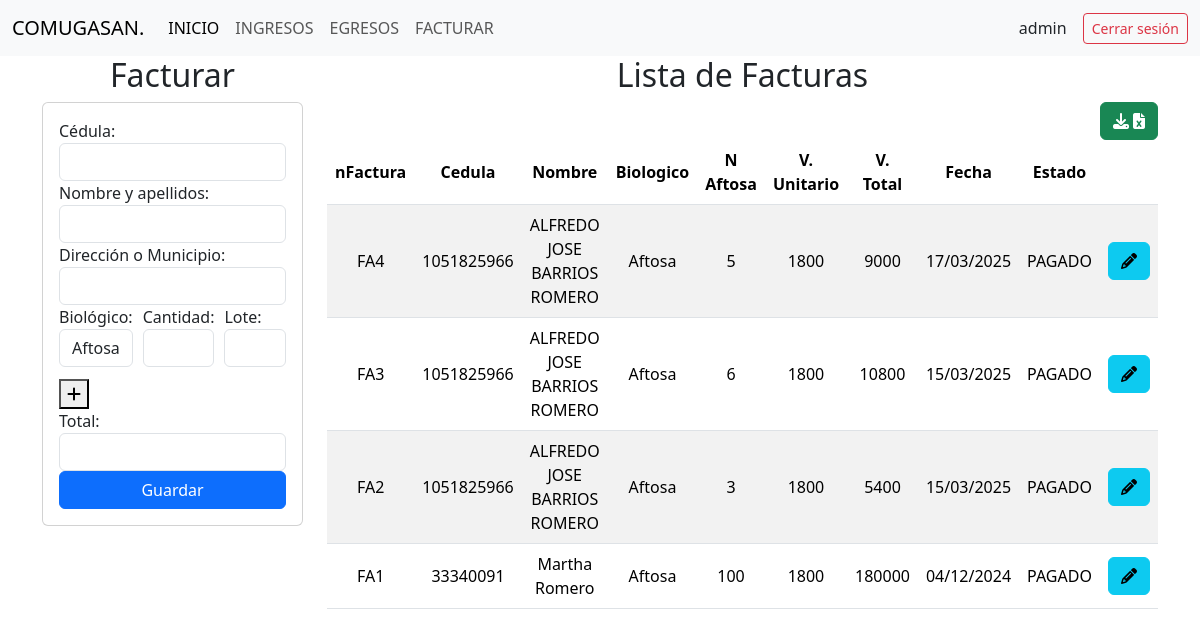
The app's page /facturar/ (signed in) with its own data.
### comite/models.py (models this page shows, shortened)
class Facturar(models.Model):
    nFactura= models.CharField(max_length=10, primary_key=True, editable=False)
    infoAftosa = models.ForeignKey(Biologicos, on_delete=models.CASCADE,null=True,related_name='info_aftosa')
    infoCepa = models.ForeignKey(Biologicos, on_delete=models.CASCADE,null=True,related_name='info_cepa')
    usuario = models.ForeignKey(Usuarios, on_delete=models.CASCADE,null=True)
    cantidad_aftosa = models.IntegerField(default=0)
    cantidad_cepa19 = models.IntegerField(default=0)
    cantidad_total = models.JSONField()
    biologico = models.JSONField()
    lote = models.JSONField()
    laboratorio = models.JSONField()
    valor_total = models.BigIntegerField(default=0)
    valor_pagado = models.IntegerField(default=0)
    valor_pendiente = models.IntegerField(default=0)
    fecha = models.DateTimeField(auto_now_add=True,editable=False)
    estatus = models.CharField(max_length=20,default='PENDIENTE', )

class Usuarios(models.Model):
    cedula = models.IntegerField(primary_key=True)
    nombre_completo = models.CharField(max_length=100)
    direccion = models.CharField(max_length=255)

class Biologicos(models.Model):
    nombre = models.CharField(max_length=100)
    descripcion = models.TextField(max_length=200)
    valorUnidad = models.IntegerField()

### comite/views.py (the view)
# urls.py: path('facturar/',views.facturar),
@login_required
def facturar(request):
    factura = Facturar.objects.all()
    precios_biologicos = {biologico.nombre: biologico.valorUnidad for biologico in Biologicos.objects.all()}
    factura_invertida = []
    for i in factura[::-1]:
        factura_invertida.append(i)
    return render(request,"facturar/facturas.html",{"facturas":factura_invertida,"precios_biologicos": precios_biologicos})

### comite/templates/facturar/facturas.html (shortened to what this page needs)
{% extends "base.html" %}
{% load static %}
{% block body %}
<div class="row">
    <div class=" col-sm-12 col-md-6 col-lg-3 col-xl-3">
        <h2 style="text-align: center;">Facturar</h2>
        <div class="card">
            <div class="card-body">
                <form action="/registrarFactura/" id="registro-form" method="POST">
                    <div class="form-group">
                        <label>Cédula:</label>
                        <input class="form-control" type="text" id="cedula" name="cedula" maxlength="20" required>
                    </div>
                    <div class="form-group">
                        <label>Nombre y apellidos:</label>
                        <input class="form-control" type="text" id="nombre_completo" name="nombre_completo" maxlength="100" required>
                    </div>
                    <div class="form-group">
                        <label>Dirección o Municipio:</label>
                        <input class="form-control" type="text" id="direccion" name="direccion" maxlength="100" required>
                    </div>
                    <div id="campo-principal" class="form-group" style="display: flex; gap: 10px; align-items: center;">
                        <div style="flex: 1;">
                            <label for="biologico">Biológico:</label>
                            <select id="biologico" class="form-control" name="biologico[]"  onchange="updateTotal()">
                                <option value="Aftosa">Aftosa</option>
                            </select>
                        </div>
                        <div style="flex: 1;">
                            <label for="cantidad">Cantidad:</label>
                            <input class="form-control" type="number" id="cantidad" name="cantidad[]" maxlength="20" required oninput="updateTotal()">
                        </div>
                        <div style="flex: 1;">
                            <label for="lote">Lote:</label>
                            <input class="form-control" type="text" id="lote" name="lote[]" maxlength="20" required>
                        </div>
                    </div>
                    <button type="button" onclick="addCantidadLoteFields()" style="margin-top: 12px;">
                        <i class="fa-solid fa-plus"></i>
                    </button>
                    <div class="form-group">
                        <label>Total:</label>
                        <input class="form-control" type="number" id="total" name="total" readonly>
                    </div>
                    <div class="form-group">
                        <button type="submit" class="btn btn-primary w-100 text-white">Guardar</button>
                    </div>
                </form>
            </div>
        </div>
    </div>
    <div class=" col-sm-12 col-md-6 col-lg-9 col-xl-9">
        <h2 style="text-align: center;">Lista de Facturas</h2>
        <div style="text-align: right;">
        <td><a href="/facturar/descargarExcelFacturas/" class="btn btn-success">  <i class="fa-solid fa-download">&nbsp;</i><i class="fa-solid fa-file-excel"> </i></i></></a></td>
        </div>
        <div class="table-responsive">
            <table class="table table-striped">
                <thead>
                    <tr>
                        <th>nFactura</th>
                        <th>Cedula</th>
                        <th>Nombre</th>
                        <th>Biologico</th>
                        <th>N Aftosa</th>
                        <th>V. Unitario</th>
                        <th>V. Total</th>
                        <th>Fecha</th>
                        <th>Estado</th>
                        <th colspan="4">Opciones</th>
                    </tr>
                </thead>
                <tbody>
                    {% for items in facturas %}
                    <tr>
                        <td>{{items.nFactura}}</td>
                        <td>{{items.usuario.cedula}}</td>
                        <td>{{items.usuario.nombre_completo}}</td>
                        <td>{{items.biologico.0}}</td>
                        <td>{{items.cantidad_aftosa }}</td>
                        <td>{{items.infoAftosa.valorUnidad}}</td>
                        <td>{{items.valor_total}}</td>
                        <td>{{items.fecha|date:"d/m/Y"}}</td>
                        <td>{{items.estatus}}</td>
                        <td><a href="edicionFactura/{{items.nFactura}}" class="btn btn-info"><i class="fa-solid fa-pencil"></i></a></td>
                    </tr>
                    {% endfor%}
                </tbody>
            </table>
        </div>
    </div>
</div>
{% endblock %}

### comite/templates/base.html (shortened to what this page needs)
<!DOCTYPE html>
<html lang="en">
<head>
        {% load static %}
    <link href="https://cdn.jsdelivr.net/npm/bootstrap@5.3.3/dist/css/bootstrap.min.css" rel="stylesheet">
    <link rel="stylesheet" href="https://cdnjs.cloudflare.com/ajax/libs/font-awesome/6.5.2/css/all.min.css"></link>
    <link rel="stylesheet" href="{%  static 'css/ingresos.css' %}">
    <link rel="stylesheet" href="{%  static 'css/facturar.css' %}">
</head>
<body>
    <nav class="navbar navbar-expand-lg bg-body-tertiary">
        <div class="container-fluid">
          <a class="navbar-brand" href="#">COMUGASAN.</a>
          <div class="collapse navbar-collapse" id="navbarSupportedContent">
            <ul class="navbar-nav me-auto mb-2 mb-lg-0">
              <li class="nav-item">
                <a class="nav-link active" aria-current="page" href="/">INICIO</a>
              </li>
              <li class="nav-item">
                <a class="nav-link" href="/ingresos">INGRESOS</a>
              </li>
              <li class="nav-item">
                <a class="nav-link" href="/egresos">EGRESOS</a>
              </li>
              <li class="nav-item">
                <a class="nav-link" href="/facturar">FACTURAR</a>
              </li>
            </ul>
            <div class="d-flex align-items-center">
              {% if user.is_authenticated %}
                  <span class="me-3">{{ user.username }}</span>
                  <form action="{% url 'logout' %}" method="post" class="d-inline">
                      <button type="submit" class="btn btn-outline-danger btn-sm">Cerrar sesión</button>
                  </form>
              {% else %}
                  <a href="{% url 'login' %}" class="btn btn-outline-primary btn-sm">Iniciar sesión</a>
              {% endif %}
          </div>
          </div>
        </div>
      </nav>
      <div class="container">
        {% block body%}
        {% endblock%}
    </div>
</body>
</html>

### comite/static/css/ingresos.css (style rules this page uses)
th, td { text-align: center; vertical-align: middle; }

### records on screen
Facturar: nFactura "FA4", usuario.cedula "1051825966", usuario.nombre_completo "ALFREDO JOSE BARRIOS ROMERO", biologico.0 "Aftosa", cantidad_aftosa "5", infoAftosa.valorUnidad "1800", valor_total "9000", fecha "17/03/2025", estatus "PAGADO"
Facturar: nFactura "FA3", usuario.cedula "1051825966", usuario.nombre_completo "ALFREDO JOSE BARRIOS ROMERO", biologico.0 "Aftosa", cantidad_aftosa "6", infoAftosa.valorUnidad "1800", valor_total "10800", fecha "15/03/2025", estatus "PAGADO"
Facturar: nFactura "FA2", usuario.cedula "1051825966", usuario.nombre_completo "ALFREDO JOSE BARRIOS ROMERO", biologico.0 "Aftosa", cantidad_aftosa "3", infoAftosa.valorUnidad "1800", valor_total "5400", fecha "15/03/2025", estatus "PAGADO"
Facturar: nFactura "FA1", usuario.cedula "33340091", usuario.nombre_completo "Martha Romero", biologico.0 "Aftosa", cantidad_aftosa "100", infoAftosa.valorUnidad "1800", valor_total "180000", fecha "04/12/2024", estatus "PAGADO"

### other values on screen
{{ user.username }} "admin"
